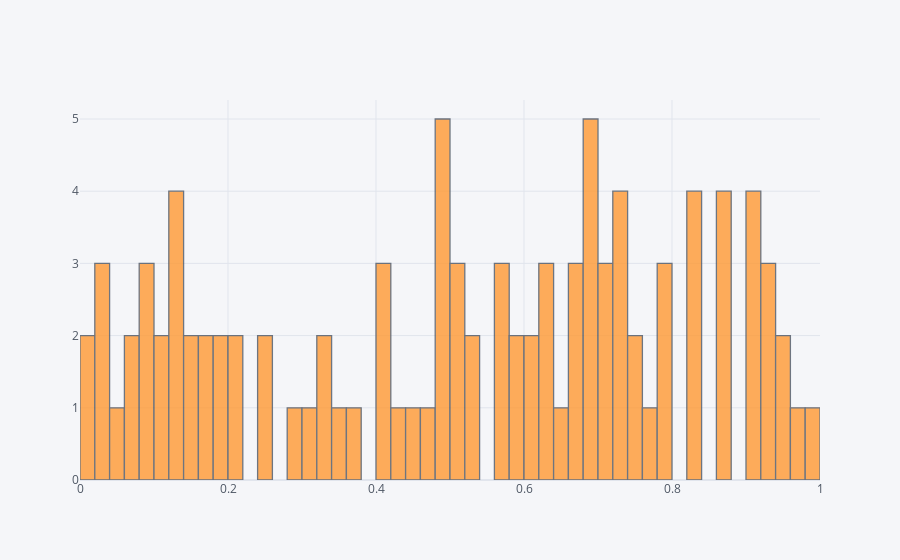

Write notebook code for a chart like this one.
### Code cell
df['A'].iplot(kind='hist',bins=50)

### Figure 1 — Plotly figure (JSON) as saved in the notebook; plotly's stock layout.template omitted (floating-point values rounded to 4 significant figures)
{"data": [{"histfunc": "count", "histnorm": "", "marker": {"color": "rgba(255, 153, 51, 1.0)", "line": {"color": "#4D5663", "width": 1.3}}, "name": "A", "nbinsx": 50, "opacity": 0.8, "orientation": "v", "type": "histogram", "x": [0.02048, 0.194, 0.08172, 0.4884, 0.04039, 0.9095, 0.4879, 0.5882, 0.8766, 0.2459, 0.5207, 0.2067, 0.902, 0.09102, 0.6938, 0.5145, 0.443, 0.3362, 0.498, 0.687, 0.8374, 0.7276, 0.8779, 0.5134, 0.1265, 0.9265, 0.7315, 0.7801, 0.7149, 0.7114, 0.4078, 0.49, 0.6188, 0.3792, 0.09892, 0.486, 0.9051, 0.7303, 0.4117, 0.6955, 0.2036, 0.8645, 0.9257, 0.319, 0.5778, 0.1649, 0.2891, 0.5153, 0.1534, 0.698, 0.6627, 0.03911, 0.6743, 0.6511, 0.4024, 0.7444, 0.5702, 0.1006, 0.6243, 0.03757, 0.944, 0.6828, 0.0127, 0.8691, 0.99, 0.123, 0.1155, 0.6046, 0.3356, 0.07361, 0.9032, 0.6324, 0.4278, 0.4732, 0.9732, 0.8358, 0.007669, 0.185, 0.1212, 0.746, 0.5206, 0.06574, 0.3449, 0.564, 0.713, 0.828, 0.629, 0.1532, 0.7881, 0.7292, 0.1203, 0.8231, 0.6787, 0.2425, 0.7718, 0.5951, 0.7887, 0.9446, 0.9374, 0.1661]}], "layout": {"autosize": true, "barmode": "overlay", "legend": {"bgcolor": "#F5F6F9", "font": {"color": "#4D5663"}}, "paper_bgcolor": "#F5F6F9", "plot_bgcolor": "#F5F6F9", "title": {"font": {"color": "#4D5663"}}, "xaxis": {"autorange": true, "gridcolor": "#E1E5ED", "range": [4.684e-17, 1], "showgrid": true, "tickfont": {"color": "#4D5663"}, "title": {"font": {"color": "#4D5663"}, "text": ""}, "type": "linear", "zerolinecolor": "#E1E5ED"}, "yaxis": {"autorange": true, "gridcolor": "#E1E5ED", "range": [0, 5.263], "showgrid": true, "tickfont": {"color": "#4D5663"}, "title": {"font": {"color": "#4D5663"}, "text": ""}, "zerolinecolor": "#E1E5ED"}}}
